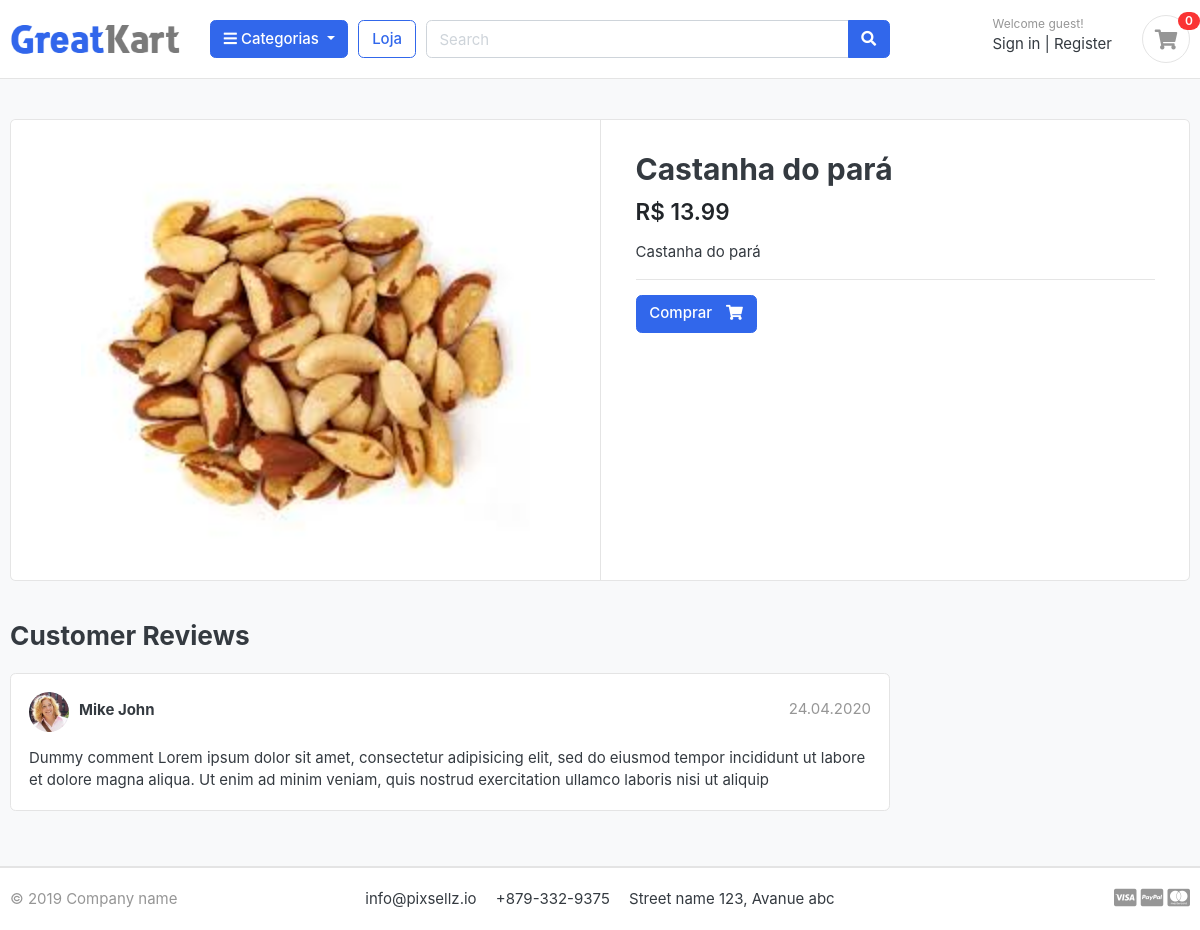
Page /loja/categoria/castanhas/castanha-do-para on the committed database.
### produto/models.py (models this page shows, shortened)
class Produto(models.Model):
    nome = models.CharField(max_length=100, unique=True)
    descricao = models.TextField(max_length=255, unique=True)
    preco = models.DecimalField(max_digits=12, decimal_places=2)
    imagem = models.ImageField(upload_to='fotos/produtos/', blank=True)
    estoque = models.IntegerField()
    esta_disponivel = models.BooleanField(default=True)
    slug = models.SlugField(max_length=110, unique=True)
    criado_em = models.DateTimeField(auto_now_add=True)
    modificado_em = models.DateTimeField(auto_now=True)
    categoria = models.ForeignKey(Categoria, on_delete=models.CASCADE)

### loja/views.py (the view)
# urls.py: path('categoria/<slug:categoria_slug>/<slug:produto_slug>',views.visualizarDetalhesProduto ,name='produto_detalhe')
def visualizarDetalhesProduto(request, categoria_slug, produto_slug):
    produto = Produto.objects.get(categoria__slug = categoria_slug, slug = produto_slug)
    contexto = {
        'prod' : produto,
    }
    return render(request, 'loja/produto_detalhe.html', contexto)

### carrinho/processador_contexto.py (called while the page is built)
def obterContador(request):
    cont = 0
    itens = 0
    try:
        car = Carrinho.objects.get(car_id = _getCarId(request))
        carItens = CarItem.objects.all().filter(carrinho = car)
        itens = len(carItens)
        for item in carItens:
            cont += item.quantidade
    except Carrinho.DoesNotExist:
        cont = 0
        itens = 0
    return dict(car_cont = itens)

### carrinho/views.py (called while the page is built)
def _getCarId(request):
    carSession = request.session.session_key
    if not carSession:
        carSession = request.session.create()
    return carSession

### categoria/models.py (called while the page is built)
    def get_url(self):
        return reverse('home_por_categoria', args=[self.slug])

### categoria/processador_contexto.py (called while the page is built)
def listarMenuCategoria(request):
    categorias = Categoria.objects.all()
    return dict(listaCategorias = categorias)

### templates/loja/produto_detalhe.html
{% extends 'base.html' %}
{% load static %}
{% block content %}
<section class="section-content padding-y bg">
  <div class="container">
    <div class="card">
      <div class="row no-gutters">
        <aside class="col-md-6">
          <article class="gallery-wrap">
            <div class="img-big-wrap">
              <a href="#"><img src="{{ prod.imagem.url }}" /></a>
            </div>
          </article>
        </aside>
        <main class="col-md-6 border-left">
          <article class="content-body">
            <h2 class="title">{{ prod.nome }}</h2>
            <div class="mb-3">
              <var class="price h4">R$ {{ prod.preco }}</var>
            </div>
            <p>{{ prod.descricao }}</p>
            <hr />
            {% if prod.estoque <= 0 %}
              <h5> Produto indisponivel no momento.</h5>
            {% else %}
            <a href= {% url 'adicionarCarrinho' prod.id %} class="btn btn-primary">
              <span class="text">Comprar</span>
              <i class="fas fa-shopping-cart"></i>
            </a>
            {% endif %}
          </article>
        </main>
      </div>
    </div>
    <br />
    <div class="row">
      <div class="col-md-9">
        <header class="section-heading">
          <h3>Customer Reviews</h3>
        </header>
        <article class="box mb-3">
          <div class="icontext w-100">
            <img
              src="./images/avatars/avatar1.jpg"
              class="img-xs icon rounded-circle"
            />
            <div class="text">
              <span class="date text-muted float-md-right">24.04.2020 </span>
              <h6 class="mb-1">Mike John</h6>
            </div>
          </div>
          <div class="mt-3">
            <p>
              Dummy comment Lorem ipsum dolor sit amet, consectetur adipisicing
              elit, sed do eiusmod tempor incididunt ut labore et dolore magna
              aliqua. Ut enim ad minim veniam, quis nostrud exercitation ullamco
              laboris nisi ut aliquip
            </p>
          </div>
        </article>
      </div>
    </div>
  </div>
</section>
{% endblock %}

### bolicho/static/css/ui.css (style rules this page uses)
html { font-family: "Inter", sans-serif; font-size: 15px; }
.content-body { flex: 1 1 auto; padding: 2rem 2.3rem; }
.img-xs, .img-sm, .img-md, .img-lg { -o-object-fit: cover; object-fit: cover; flex-shrink: 0; flex-grow: 0; }
.img-xs { width: 40px; height: 40px; }
.padding-y { padding-top: 40px; padding-bottom: 40px; }
var { font-style: normal; }
article:after, .form-group:after { display: block; clear: both; content: ""; }
.bg { background-color: #f8f9fa; }
.section-heading { margin-bottom: 20px; margin-top: 15px; }
p:last-child { margin-bottom: 0; }
.btn .text + i { margin-left: 10px; }
.icontext { display: inline-flex; align-items: center; vertical-align: middle; }
.icontext .text { width: 100%; line-height: 1.2; }
.icontext .icon { position: relative; margin-right: 10px; flex-shrink: 0; flex-grow: 0; }
.price { font-weight: 600; color: #212529; }
.box { padding: 18px; background: #fff; border-radius: 0.37rem; border: 1px solid #e4e4e4; }
.box img { max-width: 100%; }
.gallery-wrap .img-big-wrap { margin-bottom: 10px; border-radius: 0.37rem; overflow: hidden; background-color: #fff; }
.gallery-wrap .img-big-wrap a { text-align: center; display: block; }
.gallery-wrap .img-big-wrap img { height: 450px; width: auto; display: inline-block; }

### rows in the picture
Produto: imagem (picture), nome "Castanha do pará", preco "13.99", descricao "Castanha do pará"

### other values in the picture
{{ car_cont }} "0"
